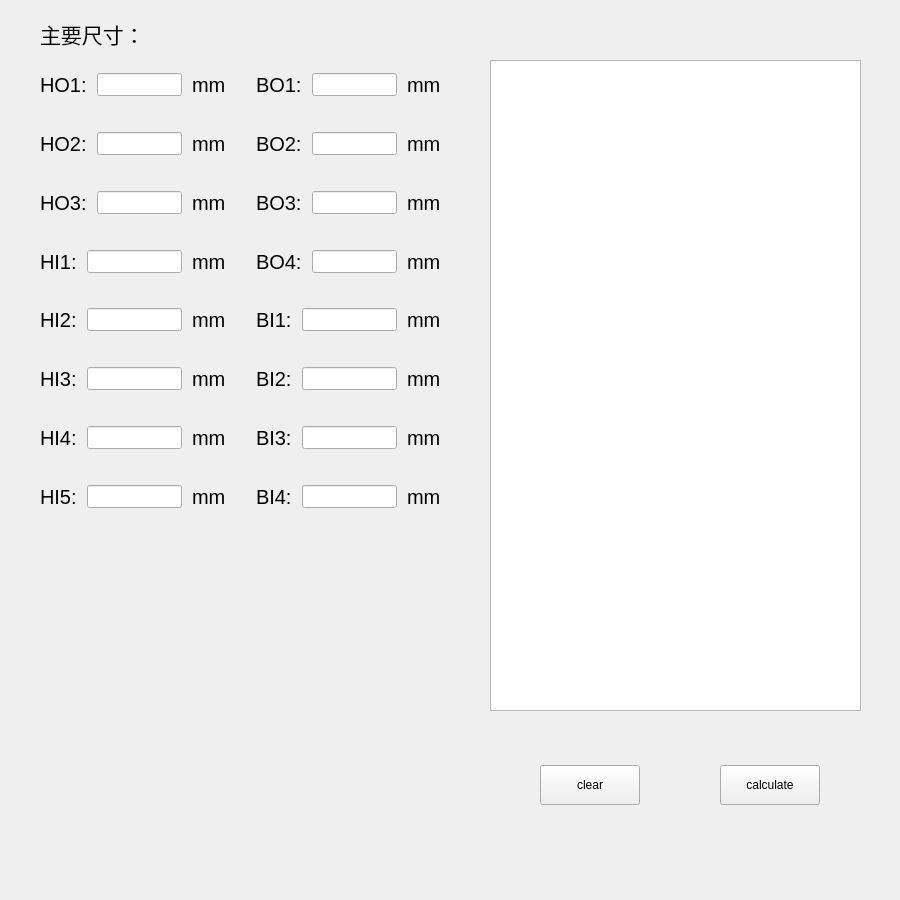
<?xml version="1.0" encoding="UTF-8"?>
<ui version="4.0">
 <class>Form</class>
 <widget class="QWidget" name="Form">
  <property name="geometry">
   <rect>
    <x>0</x>
    <y>0</y>
    <width>900</width>
    <height>900</height>
   </rect>
  </property>
  <property name="minimumSize">
   <size>
    <width>900</width>
    <height>900</height>
   </size>
  </property>
  <property name="maximumSize">
   <size>
    <width>900</width>
    <height>900</height>
   </size>
  </property>
  <property name="windowTitle">
   <string>Form</string>
  </property>
  <widget class="QLabel" name="label">
   <property name="geometry">
    <rect>
     <x>40</x>
     <y>20</y>
     <width>135</width>
     <height>27</height>
    </rect>
   </property>
   <property name="font">
    <font>
     <pointsize>16</pointsize>
    </font>
   </property>
   <property name="text">
    <string>主要尺寸：</string>
   </property>
  </widget>
  <widget class="QWidget" name="layoutWidget">
   <property name="geometry">
    <rect>
     <x>40</x>
     <y>70</y>
     <width>401</width>
     <height>441</height>
    </rect>
   </property>
   <layout class="QGridLayout" name="gridLayout">
    <property name="spacing">
     <number>30</number>
    </property>
    <item row="0" column="0">
     <layout class="QHBoxLayout" name="horizontalLayout_24">
      <property name="spacing">
       <number>10</number>
      </property>
      <item>
       <widget class="QLabel" name="label_17">
        <property name="font">
         <font>
          <pointsize>15</pointsize>
         </font>
        </property>
        <property name="text">
         <string>HO1:</string>
        </property>
       </widget>
      </item>
      <item>
       <widget class="QLineEdit" name="lineEdit_1">
        <property name="font">
         <font>
          <pointsize>10</pointsize>
         </font>
        </property>
        <property name="text">
         <string/>
        </property>
       </widget>
      </item>
      <item>
       <widget class="QLabel" name="label_48">
        <property name="font">
         <font>
          <pointsize>15</pointsize>
         </font>
        </property>
        <property name="text">
         <string>mm</string>
        </property>
       </widget>
      </item>
     </layout>
    </item>
    <item row="0" column="1">
     <layout class="QHBoxLayout" name="horizontalLayout_23">
      <property name="spacing">
       <number>10</number>
      </property>
      <item>
       <widget class="QLabel" name="label_36">
        <property name="font">
         <font>
          <pointsize>15</pointsize>
         </font>
        </property>
        <property name="text">
         <string>BO1:</string>
        </property>
       </widget>
      </item>
      <item>
       <widget class="QLineEdit" name="lineEdit_9">
        <property name="font">
         <font>
          <pointsize>10</pointsize>
         </font>
        </property>
        <property name="text">
         <string/>
        </property>
       </widget>
      </item>
      <item>
       <widget class="QLabel" name="label_47">
        <property name="font">
         <font>
          <pointsize>15</pointsize>
         </font>
        </property>
        <property name="text">
         <string>mm</string>
        </property>
       </widget>
      </item>
     </layout>
    </item>
    <item row="1" column="0">
     <layout class="QHBoxLayout" name="horizontalLayout_2">
      <property name="spacing">
       <number>10</number>
      </property>
      <item>
       <widget class="QLabel" name="label_3">
        <property name="font">
         <font>
          <pointsize>15</pointsize>
         </font>
        </property>
        <property name="text">
         <string>HO2:</string>
        </property>
       </widget>
      </item>
      <item>
       <widget class="QLineEdit" name="lineEdit_2">
        <property name="font">
         <font>
          <pointsize>10</pointsize>
         </font>
        </property>
        <property name="text">
         <string/>
        </property>
       </widget>
      </item>
      <item>
       <widget class="QLabel" name="label_4">
        <property name="font">
         <font>
          <pointsize>15</pointsize>
         </font>
        </property>
        <property name="text">
         <string>mm</string>
        </property>
       </widget>
      </item>
     </layout>
    </item>
    <item row="1" column="1">
     <layout class="QHBoxLayout" name="horizontalLayout_17">
      <property name="spacing">
       <number>10</number>
      </property>
      <item>
       <widget class="QLabel" name="label_34">
        <property name="font">
         <font>
          <pointsize>15</pointsize>
         </font>
        </property>
        <property name="text">
         <string>BO2:</string>
        </property>
       </widget>
      </item>
      <item>
       <widget class="QLineEdit" name="lineEdit_10">
        <property name="font">
         <font>
          <pointsize>10</pointsize>
         </font>
        </property>
        <property name="text">
         <string/>
        </property>
       </widget>
      </item>
      <item>
       <widget class="QLabel" name="label_35">
        <property name="font">
         <font>
          <pointsize>15</pointsize>
         </font>
        </property>
        <property name="text">
         <string>mm</string>
        </property>
       </widget>
      </item>
     </layout>
    </item>
    <item row="2" column="0">
     <layout class="QHBoxLayout" name="horizontalLayout_3">
      <property name="spacing">
       <number>10</number>
      </property>
      <item>
       <widget class="QLabel" name="label_5">
        <property name="font">
         <font>
          <pointsize>15</pointsize>
         </font>
        </property>
        <property name="text">
         <string>HO3:</string>
        </property>
       </widget>
      </item>
      <item>
       <widget class="QLineEdit" name="lineEdit_3">
        <property name="font">
         <font>
          <pointsize>10</pointsize>
         </font>
        </property>
        <property name="text">
         <string/>
        </property>
       </widget>
      </item>
      <item>
       <widget class="QLabel" name="label_6">
        <property name="font">
         <font>
          <pointsize>15</pointsize>
         </font>
        </property>
        <property name="text">
         <string>mm</string>
        </property>
       </widget>
      </item>
     </layout>
    </item>
    <item row="2" column="1">
     <layout class="QHBoxLayout" name="horizontalLayout_20">
      <property name="spacing">
       <number>10</number>
      </property>
      <item>
       <widget class="QLabel" name="label_41">
        <property name="font">
         <font>
          <pointsize>15</pointsize>
         </font>
        </property>
        <property name="text">
         <string>BO3:</string>
        </property>
       </widget>
      </item>
      <item>
       <widget class="QLineEdit" name="lineEdit_11">
        <property name="font">
         <font>
          <pointsize>10</pointsize>
         </font>
        </property>
        <property name="text">
         <string/>
        </property>
       </widget>
      </item>
      <item>
       <widget class="QLabel" name="label_42">
        <property name="font">
         <font>
          <pointsize>15</pointsize>
         </font>
        </property>
        <property name="text">
         <string>mm</string>
        </property>
       </widget>
      </item>
     </layout>
    </item>
    <item row="3" column="0">
     <layout class="QHBoxLayout" name="horizontalLayout_4">
      <property name="spacing">
       <number>10</number>
      </property>
      <item>
       <widget class="QLabel" name="label_7">
        <property name="font">
         <font>
          <pointsize>15</pointsize>
         </font>
        </property>
        <property name="text">
         <string>HI1:</string>
        </property>
       </widget>
      </item>
      <item>
       <widget class="QLineEdit" name="lineEdit_4">
        <property name="font">
         <font>
          <pointsize>10</pointsize>
         </font>
        </property>
        <property name="text">
         <string/>
        </property>
       </widget>
      </item>
      <item>
       <widget class="QLabel" name="label_8">
        <property name="font">
         <font>
          <pointsize>15</pointsize>
         </font>
        </property>
        <property name="text">
         <string>mm</string>
        </property>
       </widget>
      </item>
     </layout>
    </item>
    <item row="3" column="1">
     <layout class="QHBoxLayout" name="horizontalLayout_16">
      <property name="spacing">
       <number>10</number>
      </property>
      <item>
       <widget class="QLabel" name="label_22">
        <property name="font">
         <font>
          <pointsize>15</pointsize>
         </font>
        </property>
        <property name="text">
         <string>BO4:</string>
        </property>
       </widget>
      </item>
      <item>
       <widget class="QLineEdit" name="lineEdit_12">
        <property name="font">
         <font>
          <pointsize>10</pointsize>
         </font>
        </property>
        <property name="text">
         <string/>
        </property>
       </widget>
      </item>
      <item>
       <widget class="QLabel" name="label_33">
        <property name="font">
         <font>
          <pointsize>15</pointsize>
         </font>
        </property>
        <property name="text">
         <string>mm</string>
        </property>
       </widget>
      </item>
     </layout>
    </item>
    <item row="4" column="0">
     <layout class="QHBoxLayout" name="horizontalLayout_5">
      <property name="spacing">
       <number>10</number>
      </property>
      <item>
       <widget class="QLabel" name="label_9">
        <property name="font">
         <font>
          <pointsize>15</pointsize>
         </font>
        </property>
        <property name="text">
         <string>HI2:</string>
        </property>
       </widget>
      </item>
      <item>
       <widget class="QLineEdit" name="lineEdit_5">
        <property name="font">
         <font>
          <pointsize>10</pointsize>
         </font>
        </property>
        <property name="text">
         <string/>
        </property>
       </widget>
      </item>
      <item>
       <widget class="QLabel" name="label_10">
        <property name="font">
         <font>
          <pointsize>15</pointsize>
         </font>
        </property>
        <property name="text">
         <string>mm</string>
        </property>
       </widget>
      </item>
     </layout>
    </item>
    <item row="4" column="1">
     <layout class="QHBoxLayout" name="horizontalLayout_18">
      <property name="spacing">
       <number>10</number>
      </property>
      <item>
       <widget class="QLabel" name="label_37">
        <property name="font">
         <font>
          <pointsize>15</pointsize>
         </font>
        </property>
        <property name="text">
         <string>BI1:</string>
        </property>
       </widget>
      </item>
      <item>
       <widget class="QLineEdit" name="lineEdit_13">
        <property name="font">
         <font>
          <pointsize>10</pointsize>
         </font>
        </property>
        <property name="text">
         <string/>
        </property>
       </widget>
      </item>
      <item>
       <widget class="QLabel" name="label_38">
        <property name="font">
         <font>
          <pointsize>15</pointsize>
         </font>
        </property>
        <property name="text">
         <string>mm</string>
        </property>
       </widget>
      </item>
     </layout>
    </item>
    <item row="5" column="0">
     <layout class="QHBoxLayout" name="horizontalLayout_6">
      <property name="spacing">
       <number>10</number>
      </property>
      <item>
       <widget class="QLabel" name="label_11">
        <property name="font">
         <font>
          <pointsize>15</pointsize>
         </font>
        </property>
        <property name="text">
         <string>HI3:</string>
        </property>
       </widget>
      </item>
      <item>
       <widget class="QLineEdit" name="lineEdit_6">
        <property name="font">
         <font>
          <pointsize>10</pointsize>
         </font>
        </property>
        <property name="text">
         <string/>
        </property>
       </widget>
      </item>
      <item>
       <widget class="QLabel" name="label_12">
        <property name="font">
         <font>
          <pointsize>15</pointsize>
         </font>
        </property>
        <property name="text">
         <string>mm</string>
        </property>
       </widget>
      </item>
     </layout>
    </item>
    <item row="5" column="1">
     <layout class="QHBoxLayout" name="horizontalLayout_22">
      <property name="spacing">
       <number>10</number>
      </property>
      <item>
       <widget class="QLabel" name="label_45">
        <property name="font">
         <font>
          <pointsize>15</pointsize>
         </font>
        </property>
        <property name="text">
         <string>BI2:</string>
        </property>
       </widget>
      </item>
      <item>
       <widget class="QLineEdit" name="lineEdit_14">
        <property name="font">
         <font>
          <pointsize>10</pointsize>
         </font>
        </property>
        <property name="text">
         <string/>
        </property>
       </widget>
      </item>
      <item>
       <widget class="QLabel" name="label_46">
        <property name="font">
         <font>
          <pointsize>15</pointsize>
         </font>
        </property>
        <property name="text">
         <string>mm</string>
        </property>
       </widget>
      </item>
     </layout>
    </item>
    <item row="6" column="0">
     <layout class="QHBoxLayout" name="horizontalLayout_7">
      <property name="spacing">
       <number>10</number>
      </property>
      <item>
       <widget class="QLabel" name="label_13">
        <property name="font">
         <font>
          <pointsize>15</pointsize>
         </font>
        </property>
        <property name="text">
         <string>HI4:</string>
        </property>
       </widget>
      </item>
      <item>
       <widget class="QLineEdit" name="lineEdit_7">
        <property name="font">
         <font>
          <pointsize>10</pointsize>
         </font>
        </property>
        <property name="text">
         <string/>
        </property>
       </widget>
      </item>
      <item>
       <widget class="QLabel" name="label_14">
        <property name="font">
         <font>
          <pointsize>15</pointsize>
         </font>
        </property>
        <property name="text">
         <string>mm</string>
        </property>
       </widget>
      </item>
     </layout>
    </item>
    <item row="6" column="1">
     <layout class="QHBoxLayout" name="horizontalLayout_19">
      <property name="spacing">
       <number>10</number>
      </property>
      <item>
       <widget class="QLabel" name="label_39">
        <property name="font">
         <font>
          <pointsize>15</pointsize>
         </font>
        </property>
        <property name="text">
         <string>BI3:</string>
        </property>
       </widget>
      </item>
      <item>
       <widget class="QLineEdit" name="lineEdit_15">
        <property name="font">
         <font>
          <pointsize>10</pointsize>
         </font>
        </property>
        <property name="text">
         <string/>
        </property>
       </widget>
      </item>
      <item>
       <widget class="QLabel" name="label_40">
        <property name="font">
         <font>
          <pointsize>15</pointsize>
         </font>
        </property>
        <property name="text">
         <string>mm</string>
        </property>
       </widget>
      </item>
     </layout>
    </item>
    <item row="7" column="0">
     <layout class="QHBoxLayout" name="horizontalLayout_8">
      <property name="spacing">
       <number>10</number>
      </property>
      <item>
       <widget class="QLabel" name="label_15">
        <property name="font">
         <font>
          <pointsize>15</pointsize>
         </font>
        </property>
        <property name="text">
         <string>HI5:</string>
        </property>
       </widget>
      </item>
      <item>
       <widget class="QLineEdit" name="lineEdit_8">
        <property name="font">
         <font>
          <pointsize>10</pointsize>
         </font>
        </property>
        <property name="text">
         <string/>
        </property>
       </widget>
      </item>
      <item>
       <widget class="QLabel" name="label_16">
        <property name="font">
         <font>
          <pointsize>15</pointsize>
         </font>
        </property>
        <property name="text">
         <string>mm</string>
        </property>
       </widget>
      </item>
     </layout>
    </item>
    <item row="7" column="1">
     <layout class="QHBoxLayout" name="horizontalLayout_21">
      <property name="spacing">
       <number>10</number>
      </property>
      <item>
       <widget class="QLabel" name="label_43">
        <property name="font">
         <font>
          <pointsize>15</pointsize>
         </font>
        </property>
        <property name="text">
         <string>BI4:</string>
        </property>
       </widget>
      </item>
      <item>
       <widget class="QLineEdit" name="lineEdit_16">
        <property name="font">
         <font>
          <pointsize>10</pointsize>
         </font>
        </property>
        <property name="text">
         <string/>
        </property>
       </widget>
      </item>
      <item>
       <widget class="QLabel" name="label_44">
        <property name="font">
         <font>
          <pointsize>15</pointsize>
         </font>
        </property>
        <property name="text">
         <string>mm</string>
        </property>
       </widget>
      </item>
     </layout>
    </item>
   </layout>
  </widget>
  <widget class="QLabel" name="label_2">
   <property name="geometry">
    <rect>
     <x>40</x>
     <y>540</y>
     <width>401</width>
     <height>321</height>
    </rect>
   </property>
   <property name="minimumSize">
    <size>
     <width>400</width>
     <height>300</height>
    </size>
   </property>
   <property name="styleSheet">
    <string notr="true"/>
   </property>
   <property name="text">
    <string/>
   </property>
   <property name="pixmap">
    <pixmap>../img/display.jpg</pixmap>
   </property>
   <property name="scaledContents">
    <bool>true</bool>
   </property>
   <property name="wordWrap">
    <bool>false</bool>
   </property>
  </widget>
  <widget class="QTableView" name="tableView">
   <property name="geometry">
    <rect>
     <x>490</x>
     <y>60</y>
     <width>371</width>
     <height>651</height>
    </rect>
   </property>
  </widget>
  <widget class="QWidget" name="">
   <property name="geometry">
    <rect>
     <x>520</x>
     <y>740</y>
     <width>321</width>
     <height>91</height>
    </rect>
   </property>
   <layout class="QHBoxLayout" name="horizontalLayout">
    <property name="spacing">
     <number>60</number>
    </property>
    <item>
     <widget class="QPushButton" name="pushButton">
      <property name="minimumSize">
       <size>
        <width>100</width>
        <height>40</height>
       </size>
      </property>
      <property name="maximumSize">
       <size>
        <width>100</width>
        <height>40</height>
       </size>
      </property>
      <property name="text">
       <string>clear</string>
      </property>
     </widget>
    </item>
    <item>
     <widget class="QPushButton" name="pushButton_1">
      <property name="minimumSize">
       <size>
        <width>100</width>
        <height>40</height>
       </size>
      </property>
      <property name="maximumSize">
       <size>
        <width>100</width>
        <height>40</height>
       </size>
      </property>
      <property name="text">
       <string>calculate</string>
      </property>
     </widget>
    </item>
   </layout>
  </widget>
 </widget>
 <resources>
  <include location="../../../../../22737/Desktop/images.qrc"/>
  <include location="../images.qrc"/>
 </resources>
 <connections/>
</ui>
